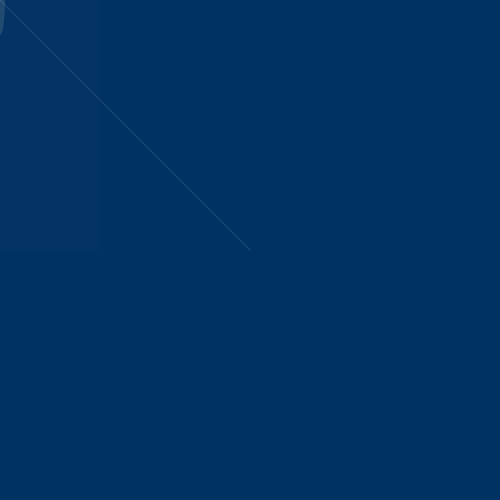
Frame 1 (no input)
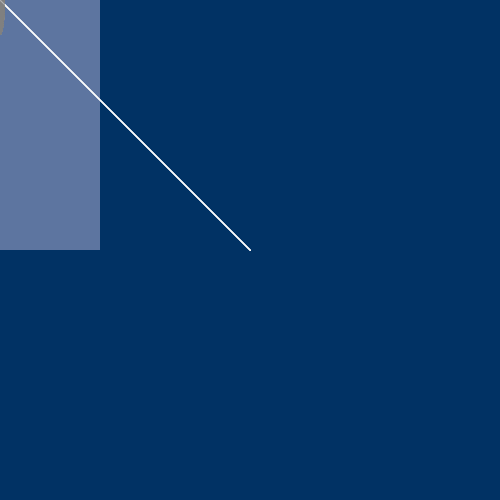
Frame 60 (the mouse pressed at the canvas centre just before this capture)
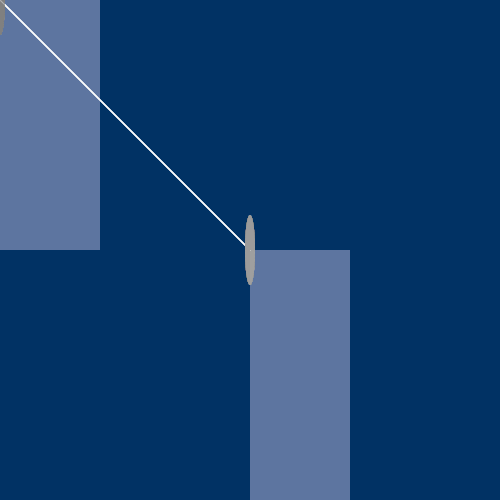
Frame 120 (the mouse held since frame 60 and released just before this capture)

The Processing sketch that drew these frames (run headless with seeded random() and noise(); from frame 60 on, the mouse is pressed at the canvas centre):

// Processing sketch: processing_13609
// ── processing_13609.pde

//by Hanna Oh
//based on code by Dennis. Thanks.

void setup() {
  size(500,500);
  stroke(200);
  background(1,50,100);
}

void draw() {
  fill(255,255,255,2);
  noStroke();
  rect(mouseX,mouseY,100,250);

  

  fill(random(255),50);
  ellipse(mouseX,mouseY,10,70);
  
  
  stroke(255,255,255,30);
  line(height/2,width/2,mouseX,mouseY);
} 
                
                
